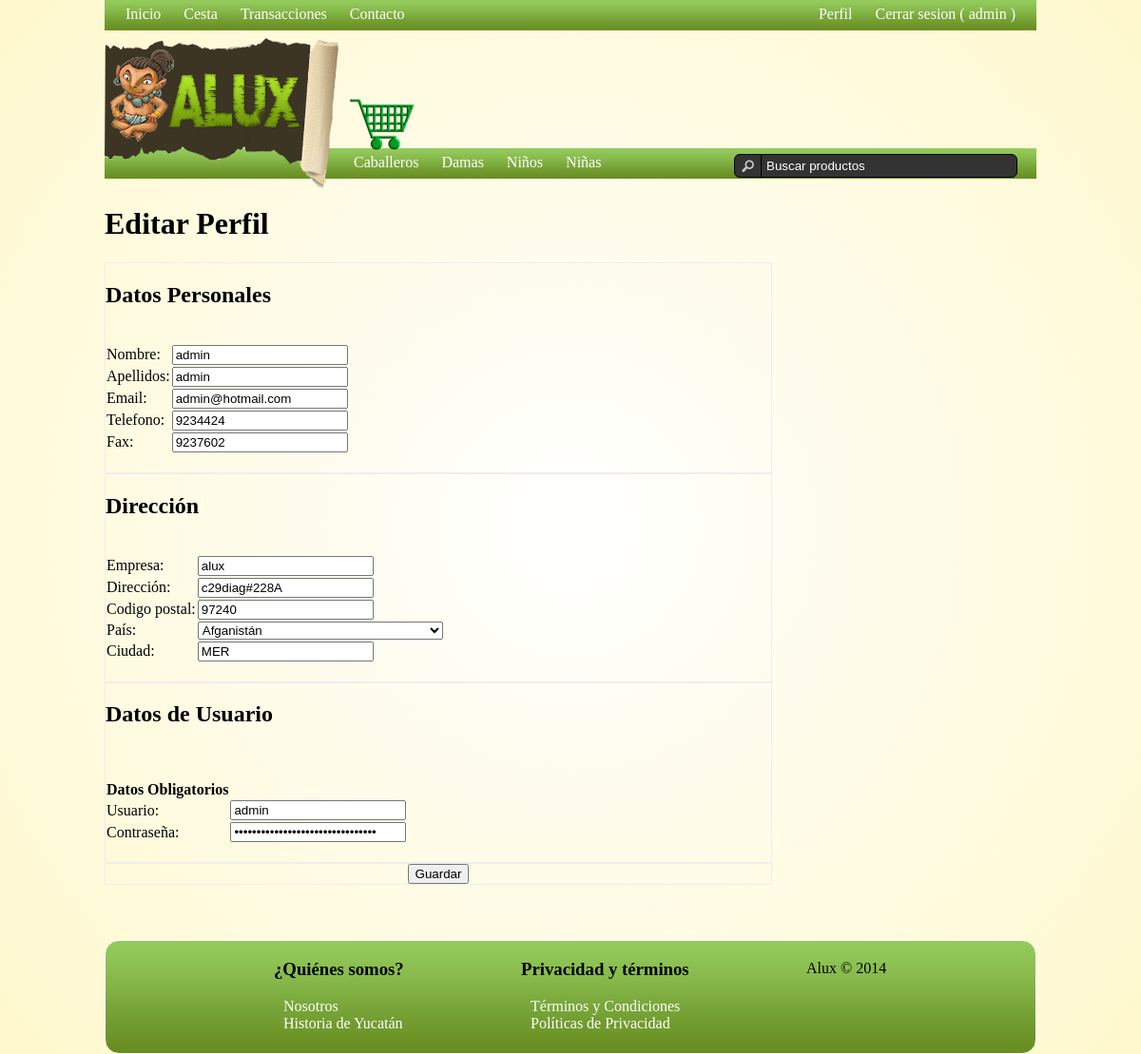
Page /editarperfil.php?cidusuario=admin (signed in) on the committed database.
### tables this page shows
CREATE TABLE IF NOT EXISTS `usuario` (
  `id` int(10) unsigned NOT NULL AUTO_INCREMENT,
  `nombre` varchar(45) NOT NULL,
  `apellido` varchar(45) NOT NULL,
  `direccion` varchar(60) NOT NULL,
  `usuario` varchar(45) NOT NULL,
  `contrasena` varchar(45) NOT NULL,
  `email` varchar(45) NOT NULL,
  `telefono` varchar(45) NOT NULL,
  `fax` varchar(45) DEFAULT NULL,
  `empresa` varchar(60) DEFAULT NULL,
  `cp` varchar(15) DEFAULT NULL,
  `pais` varchar(45) NOT NULL,
  `ciudad` varchar(45) NOT NULL,
  `esAdmin` tinyint(1) NOT NULL DEFAULT '0',
  PRIMARY KEY (`id`),
  UNIQUE KEY `id_UNIQUE` (`id`),
  UNIQUE KEY `usuario` (`usuario`)
);

### funciones/listar.php (called while the page is built, shortened)
<?php
	function recuperarInfoUsuario2($cidusuario){
 $pconexion = abrirConexion();
 $cquery = "SELECT usuario.id, usuario.nombre, usuario.apellido, usuario.direccion, usuario.usuario, usuario.contrasena, usuario.email, usuario.telefono, usuario.fax, usuario.empresa, usuario.cp, usuario.pais, usuario.ciudad FROM usuario WHERE usuario.usuario = '$cidusuario'";
 $adatos = extraerRegistro($pconexion, $cquery);
return $adatos;
}
?>

### funciones/acceder_base_datos.php (called while the page is built, shortened)
<?php
function extraerRegistro($pconector, $cquery){
	$aregistro = array();
	$lresult = mysql_query($cquery, $pconector);
	if (!$lresult){
		$cerror = "No fue posible recuperar la información de la base de datos.<br>";
		$cerror .= "SQL: $cquery <br>";
		$cerror .= "Descripción: ".mysqli_connect_error($pconector);
		die($cerror);
	}
	else{
		if (mysql_num_rows($lresult) == 1){
			$aregistro = mysql_fetch_array($lresult);
		}
	}
	reset($aregistro);
	return $aregistro;
}
?>

### editarperfil.php (the view, shortened to what this page needs)
<?php
include_once("./funciones/acceder_base_datos.php");
include_once("./funciones/listar.php");
$adatos = recuperarInfoUsuario2($_GET["cidusuario"]);
?>
<!DOCTYPE html PUBLIC "-//W3C//DTD XHTML 1.0 Transitional//EN" "http://www.w3.org/TR/xhtml1/DTD/xhtml1-transitional.dtd">
<html xmlns="http://www.w3.org/1999/xhtml">
<head>
    <link rel="stylesheet" type="text/css" href="css/main.css">
</head>
<body>
    <div id="container">
        <div id="header">
            <div class="Inicio" >
            	<div id="menuprincipal">
                    <ul class="menu">
                    <?php
                    	if(isset($_SESSION['cidusuario'])) {
                    ?>
                    			<li> <a href="index.php" >Inicio</a></li>
                    <?php
                        	if(isset($_SESSION['esAdmin']) && !$_SESSION['esAdmin']) {
                    ?>
                                <li> <a href="cesta.php">Cesta</a></li>
                                <li> <a href="historial.php">Transacciones</a></li>
                                <li> <a href="contacto.php" >Contacto</a></li>
					<?php
                    		}
                        }
                        else{
                    ?>
                    		<li> <a href="index.php" >Inicio</a></li>
                            <li> <a href="contacto.php" >Contacto</a></li>
                    <?php
                            }
                    ?>
           			</ul>
            	</div>
                <div id="bienvenido" >
                    <ul class="menu">
                        <?php
                            if(isset($_SESSION['cidusuario'])) {
                        ?>
                            	<li>  <a href="perfil.php?cidusuario=<?php echo ( $_SESSION['cidusuario'])?> " > Perfil</a></li>
                            	<li><a href="cerrar_sesion.php">Cerrar sesion  ( <?php echo ($_SESSION["cidusuario"]); ?> ) </a></li>
                        <?php
                            }
                            else {
                        ?>
                            <li><a href="crearcuenta.php" >Crear cuenta </a></li>
                            <li><a href="sesion.php">Iniciar sesion</a></li>
                        <?php
                            }
                        ?>
                    </ul>
                </div>
              </div>
            <div class="header">
                <div id="logo"><a href="index.php"><img src="imagenes/logoo.png" width="250" height="158"/></a></div>
                <div id=carrito ><img  src="imagenes/carrito.png" width="100" height="80" /> </div>
                <div id="busqueda">
                    <div id="botonbusqueda"> </div>
                    <FORM METHOD=GET ACTION="buscar.php ">
   <input type="text" onkeydown="this.style.color = '#ffffff';" onclick="this.value = '';" value="Buscar productos" name="search"/>
</FORM>
                </div>
            </div>
        	<br />
            <div id="menuprincipal">
                <ul class="menu">
                    <li> <a href="caballeros.php" >Caballeros</a>
                    </li>
                    <li> <a href="damas.php">Damas</a>
                    </li>
                    <li> <a href="ninos.php" >Niños</a>
                    </li>
                    <li> <a href="ninas.php" >Niñas</a>
                    </li>
                </ul>
            </div>
        </div>
        <div id="content">
        <h1> Editar Perfil </h1>
        <div class="form">
 <table class="tabla1">
 <h2>Datos Personales</h2>
<form method="post" action="funciones/perfileditar.php" name="form_editar">
<br />
<td>Nombre:</td> <td> <input type="text" name="nombre_txt" value="<?php echo $adatos["nombre"]?>" /> </td>
<td>Apellidos:</td> <td><input type="text" name="apellidos_txt" value="<?php echo $adatos["apellido"]?>" /></td>
<td>Email:</td> <td><input type="text" name="mail_txt" value="<?php echo $adatos["email"]?>" /> </td>
<td>Telefono:</td> <td><input type="text" name="telefono_txt" value="<?php echo $adatos["telefono"]?>" /> </td>
<td>Fax:</td> <td><input type="text" name="fax_txt" value="<?php echo $adatos["fax"]?>" /></td>
</table>
</div>
<div class="form">
 <table class="tabla1">
 <h2>Dirección</h2>
<br />
<td>Empresa:</td> <td><input type="text" name="emp_txt" value="<?php echo $adatos["empresa"]?>" /></td>
<td>Dirección:</td> <td><input type="text" name="direc_txt" value="<?php echo $adatos["direccion"]?>" /></td>
<td>Codigo postal:</td> <td><input type="text" name="cp_txt" value="<?php echo $adatos["cp"]?>"/></td>
<td>País:</td>
<td>
<select name="pais">
<option value="AF">Afganistán</option>
</select>
 </td>
<td>Ciudad:</td> <td><input type="text" name="city_txt" value="<?php echo $adatos["ciudad"]?>" /> </td>
</table>
</div>
<div class="form">
 <table class="tabla1">
 <h2>Datos de Usuario</h2>
<th>Datos Obligatorios </th>
<br />
<td>Usuario:</td> <td><input type="text" name="usuario" value="<?php echo $adatos["usuario"]?>" /> </td>
<br />
<td>Contraseña:</td> <td><input type="password" name="contrasena" value="<?php echo $adatos["contrasena"]?>" /></td>
</table>
</div>
<div class="boton" align="center">
 <input type="submit" name="btn_grabar" value="Guardar" id="btn_grabar"/>
</div>
<br />
        </div>
        <div id="footer">
            <div class="column">
              	<h3>¿Quiénes somos?</h3>
              	<ul>
                	<li><a href="nosotros.php">Nosotros</a></li>
                    <li><a href="historia.php">Historia de Yucatán</a></li>
				</ul>
            </div>
            <div class="column">
              	<h3>Privacidad y términos</h3>
              	<ul>
					<li><a href="terminos.php">Términos y Condiciones</a></li>
					<li><a href="politicas.php">Políticas de Privacidad</a></li>
              	</ul>
            </div>
            <div class="column">
            	<div id="powered">&nbsp;&nbsp;&nbsp;&nbsp;&nbsp;&nbsp;&nbsp;&nbsp;&nbsp;&nbsp;Alux &copy; 2014</div>
            </div>
    	</div>
    </div>
</body>
</html>

### css/main.css (style rules this page uses)
body { background-image:radial-gradient(circle,#ffffff, #FFF8CD); margin:0; padding:0; font-family:Cambria, "Hoefler Text", "Liberation Serif", Times, "Times New Roman", serif; }
#container { width: 72%; min-width:980px; margin-left: auto; margin-right: auto; text-align: left; }
.Inicio { width:100%; height:40px; }
a { text-decoration: none; color:#FFFFFF; font-size:16px; border:0; }
#bienvenido { position:relative; text-align:right; float:right; top:-40px; padding-right:10px; }
.header { height: 87px; margin-bottom: 7px; padding-bottom: 4px; position: relative; z-index: 99; width:600px }
#logo { float:left; }
#carrito { position: absolute; top: 0px; right: 315px; z-index: 9; min-width: 100px; margin-right:-60px; }
#botonbusqueda { position: absolute; left: 0px; width: 28px; height: 24px; border-right: 1px solid #000; background: url('../imagenes/button-search.png') no-repeat scroll center center transparent; }
#busqueda { position: absolute; top: 15px; right: 0px; width: 298px; z-index: 15; margin-top:107px; margin-right:-360px; }
#busqueda input { color: #fff; background: #333; padding: 1px 1px 1px 33px; width: 262px; height: 21px; border: 1px solid #000; -webkit-border-radius: 6px 6px 6px 6px; -moz-border-radius: 6px 6px 6px 6px; -khtml-border-radius: 6px 6px 6px 6px; border-radius: 6px 6px 6px 6px; }
#menuprincipal { background: url('../imagenes/menu.png') repeat-x scroll 0% 0% transparent; height: 40px; padding-left: 10px; }
.menu { list-style:none; padding:0px; margin:0px; }
.menu li { margin:0px; padding:0px; float:left; position:relative; }
.menu li a { width: 100px; height: 30px; padding: 12px; line-height:30px; text-decoration: none; text-align: center; color: #FFF; position: relative; }
#footer { clear: both; overflow: auto; min-height: 118px; padding-left: 15%; border: 1px solid #FFF; background: url('../imagenes/menu.png') no-repeat; background-size: 100% 100%; border-radius: 15px; }
#footer .column { float: left; width: 200px; height: 116px; margin: 0 30px; }
.column ul { padding-left:10px; }
.column ul li { list-style:none; }
.form { width:700px; border: 1px solid #EEE }
table.tabla1 { border-collapse: collapse; margin-bottom: 20px; }
.boton { width:700px; border: 1px solid #EEE }
#carrito { margin-top:50px; }
#content { min-height:200px; margin-bottom:40px; }
#powered { position:relative; top: 20px; }

### rows in the picture
usuario: nombre_txt "admin", apellidos_txt "admin", mail_txt "admin@hotmail.com", telefono_txt "9234424", fax_txt "9237602", emp_txt "alux", direc_txt "c29diag#228A", cp_txt "97240", city_txt "MER", usuario "admin"

### other values in the picture
$_SESSION["cidusuario"] "admin"
